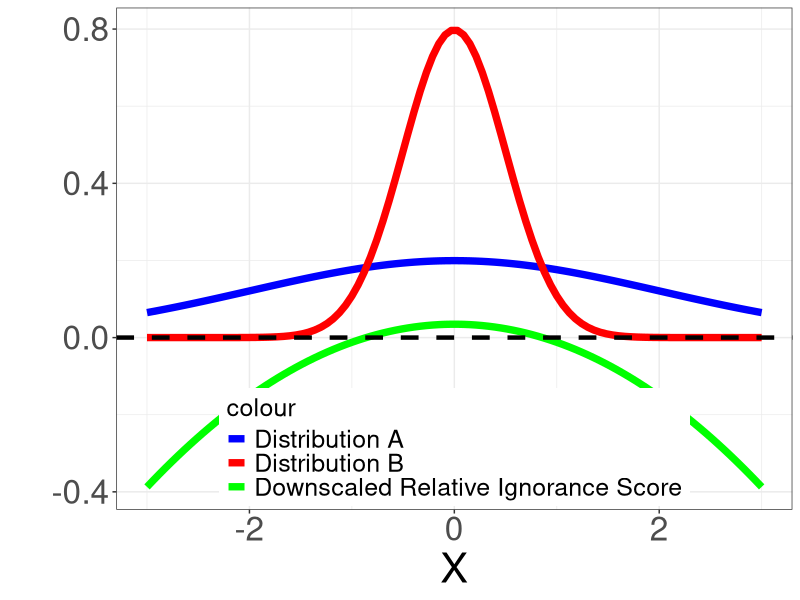

The R script that drew this image:
# Define the parameters for the two normal distributions
mu_A <- 0
sigma_A <- 2

mu_B <- 0
sigma_B <- 0.5

# Define a range of x values
x_values <- seq(-3, 3, length = 100)

# Calculate the probabilities using the normal distribution formula
probabilities_A <- dnorm(x_values, mean = mu_A, sd = sigma_A)
probabilities_B <- dnorm(x_values, mean = mu_B, sd = sigma_B)

# Calculate the relative ignorance scores by subtracting -log(p(x)) for B from -log(p(x)) for A
relative_ignorance_scores <- -log(probabilities_A) - (-log(probabilities_B))

# Downscale the relative ignorance scores by a factor of 40
downscaled_relative_ignorance_scores <- relative_ignorance_scores / 40

# Create data frames for plotting
data_A <- data.frame(x = x_values, PDF_A = probabilities_A)
data_B <- data.frame(x = x_values, PDF_B = probabilities_B)
data_downscaled_relative <- data.frame(x = x_values, downscaled_relative_ignorance_score = downscaled_relative_ignorance_scores)

# Load required libraries
library(ggplot2)

# Create the plot using ggplot2
plot <- ggplot() +
  geom_line(data = data_A, aes(x = x, y = PDF_A, color = "Distribution A"), size = 2.5) +
  geom_line(data = data_B, aes(x = x, y = PDF_B, color = "Distribution B"), size = 2.5) +
  geom_line(data = data_downscaled_relative, aes(x = x, y = downscaled_relative_ignorance_score, color = "Downscaled Relative Ignorance Score"), size = 2.5) +
  labs(
       x = "X", y = "") +

  scale_color_manual(values = c("blue", "red", "green"),
                     labels = c("Distribution A", "Distribution B", "Downscaled Relative Ignorance Score")) +
  theme_bw() +
  geom_hline(aes(yintercept=0),linetype="dashed",color="black",size=1.5)+
  theme(legend.position = c(0.5, 0.125), 
        legend.box = "horizontal",
        legend.title = element_text(size = 18),
        legend.text = element_text(size = 18),
        legend.key.size = unit(1, "lines"))+
  theme(axis.title.x = element_text(size = 30))+
  theme(axis.title.y = element_text(size = 30))+
  theme(axis.text.x = element_text(size = 24))+
  theme(axis.text.y = element_text(size = 24))

# Display the plot
print(plot)
